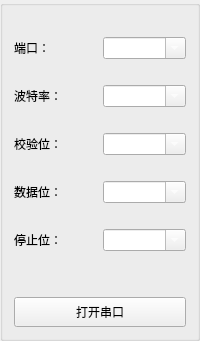
               <widget class="QGroupBox" name="groupBox_3">
                <property name="maximumSize">
                 <size>
                  <width>200</width>
                  <height>16777215</height>
                 </size>
                </property>
                <property name="title">
                 <string/>
                </property>
                <layout class="QVBoxLayout" name="verticalLayout_6">
                 <item>
                  <spacer name="horizontalSpacer_5">
                   <property name="orientation">
                    <enum>Qt::Horizontal</enum>
                   </property>
                   <property name="sizeHint" stdset="0">
                    <size>
                     <width>40</width>
                     <height>20</height>
                    </size>
                   </property>
                  </spacer>
                 </item>
                 <item>
                  <layout class="QVBoxLayout" name="verticalLayout">
                   <item>
                    <layout class="QHBoxLayout" name="horizontalLayout">
                     <item>
                      <widget class="QLabel" name="label">
                       <property name="text">
                        <string>端口：</string>
                       </property>
                      </widget>
                     </item>
                     <item>
                      <widget class="QComboBox" name="comboBoxPort">
                       <property name="minimumSize">
                        <size>
                         <width>65</width>
                         <height>0</height>
                        </size>
                       </property>
                       <property name="styleSheet">
                        <string notr="true">color: rgb(255, 255, 255);</string>
                       </property>
                       <property name="editable">
                        <bool>true</bool>
                       </property>
                      </widget>
                     </item>
                    </layout>
                   </item>
                   <item>
                    <spacer name="horizontalSpacer_3">
                     <property name="orientation">
                      <enum>Qt::Horizontal</enum>
                     </property>
                     <property name="sizeHint" stdset="0">
                      <size>
                       <width>40</width>
                       <height>20</height>
                      </size>
                     </property>
                    </spacer>
                   </item>
                   <item>
                    <layout class="QHBoxLayout" name="horizontalLayout_2">
                     <item>
                      <widget class="QLabel" name="label_2">
                       <property name="text">
                        <string>波特率：</string>
                       </property>
                      </widget>
                     </item>
                     <item>
                      <widget class="QComboBox" name="comboBoxBaud">
                       <property name="minimumSize">
                        <size>
                         <width>65</width>
                         <height>0</height>
                        </size>
                       </property>
                       <property name="styleSheet">
                        <string notr="true">color: rgb(255, 255, 255);</string>
                       </property>
                       <property name="editable">
                        <bool>true</bool>
                       </property>
                       <item>
                        <property name="text">
                         <string>9600</string>
                        </property>
                       </item>
                       <item>
                        <property name="text">
                         <string>19200</string>
                        </property>
                       </item>
                       <item>
                        <property name="text">
                         <string>115200</string>
                        </property>
                       </item>
                       <item>
                        <property name="text">
                         <string>57600</string>
                        </property>
                       </item>
                      </widget>
                     </item>
                    </layout>
                   </item>
                   <item>
                    <spacer name="horizontalSpacer_4">
                     <property name="orientation">
                      <enum>Qt::Horizontal</enum>
                     </property>
                     <property name="sizeHint" stdset="0">
                      <size>
                       <width>40</width>
                       <height>20</height>
                      </size>
                     </property>
                    </spacer>
                   </item>
                   <item>
                    <layout class="QHBoxLayout" name="horizontalLayout_4">
                     <item>
                      <widget class="QLabel" name="label_4">
                       <property name="text">
                        <string>校验位：</string>
                       </property>
                      </widget>
                     </item>
                     <item>
                      <widget class="QComboBox" name="comboBoxCheck">
                       <property name="minimumSize">
                        <size>
                         <width>65</width>
                         <height>0</height>
                        </size>
                       </property>
                       <property name="styleSheet">
                        <string notr="true">color: rgb(255, 255, 255);</string>
                       </property>
                       <property name="editable">
                        <bool>true</bool>
                       </property>
                       <item>
                        <property name="text">
                         <string>无</string>
                        </property>
                       </item>
                       <item>
                        <property name="text">
                         <string>奇</string>
                        </property>
                       </item>
                       <item>
                        <property name="text">
                         <string>偶</string>
                        </property>
                       </item>
                      </widget>
                     </item>
                    </layout>
                   </item>
                   <item>
                    <spacer name="horizontalSpacer">
                     <property name="orientation">
                      <enum>Qt::Horizontal</enum>
                     </property>
                     <property name="sizeHint" stdset="0">
                      <size>
                       <width>40</width>
                       <height>20</height>
                      </size>
                     </property>
                    </spacer>
                   </item>
                   <item>
                    <layout class="QHBoxLayout" name="horizontalLayout_3">
                     <item>
                      <widget class="QLabel" name="label_3">
                       <property name="text">
                        <string>数据位：</string>
                       </property>
                      </widget>
                     </item>
                     <item>
                      <widget class="QComboBox" name="comboBoxData">
                       <property name="minimumSize">
                        <size>
                         <width>65</width>
                         <height>0</height>
                        </size>
                       </property>
                       <property name="styleSheet">
                        <string notr="true">color: rgb(255, 255, 255);</string>
                       </property>
                       <property name="editable">
                        <bool>true</bool>
                       </property>
                       <item>
                        <property name="text">
                         <string>8</string>
                        </property>
                       </item>
                      </widget>
                     </item>
                    </layout>
                   </item>
                   <item>
                    <spacer name="horizontalSpacer_2">
                     <property name="orientation">
                      <enum>Qt::Horizontal</enum>
                     </property>
                     <property name="sizeHint" stdset="0">
                      <size>
                       <width>40</width>
                       <height>20</height>
                      </size>
                     </property>
                    </spacer>
                   </item>
                   <item>
                    <layout class="QHBoxLayout" name="horizontalLayout_5">
                     <item>
                      <widget class="QLabel" name="label_5">
                       <property name="text">
                        <string>停止位：</string>
                       </property>
                      </widget>
                     </item>
                     <item>
                      <widget class="QComboBox" name="comboBoxStop">
                       <property name="minimumSize">
                        <size>
                         <width>65</width>
                         <height>0</height>
                        </size>
                       </property>
                       <property name="styleSheet">
                        <string notr="true">color: rgb(255, 255, 255);</string>
                       </property>
                       <property name="editable">
                        <bool>true</bool>
                       </property>
                       <item>
                        <property name="text">
                         <string>1</string>
                        </property>
                       </item>
                      </widget>
                     </item>
                    </layout>
                   </item>
                   <item>
                    <spacer name="verticalSpacer_2">
                     <property name="orientation">
                      <enum>Qt::Vertical</enum>
                     </property>
                     <property name="sizeHint" stdset="0">
                      <size>
                       <width>20</width>
                       <height>40</height>
                      </size>
                     </property>
                    </spacer>
                   </item>
                   <item>
                    <widget class="QPushButton" name="pushButtonOpen">
                     <property name="minimumSize">
                      <size>
                       <width>149</width>
                       <height>30</height>
                      </size>
                     </property>
                     <property name="text">
                      <string>打开串口</string>
                     </property>
                    </widget>
                   </item>
                  </layout>
                 </item>
                </layout>
               </widget>
